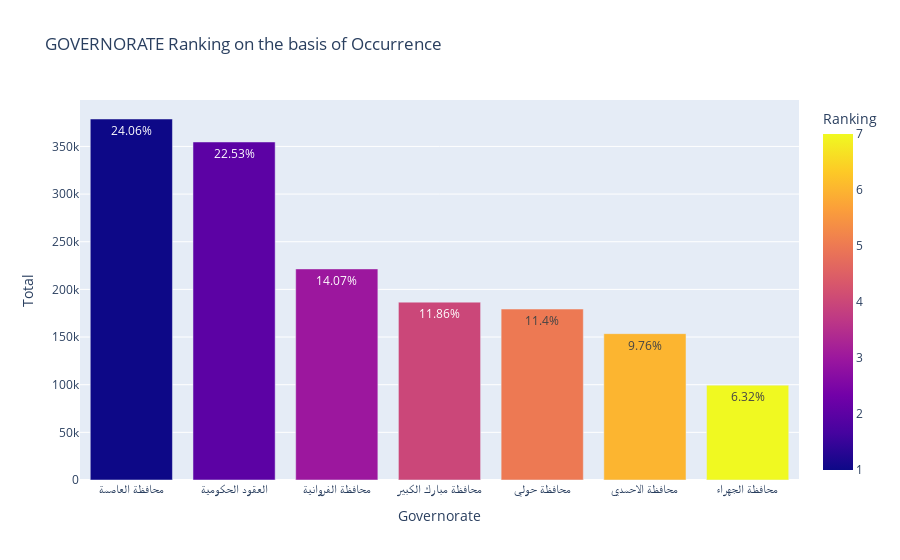

The notebook cell this image was saved under:
### Code cell
#hide_input
fig = px.bar(insight6,x="Governorate",y="Total",color="Ranking",text="Percentage",title = "GOVERNORATE Ranking on the basis of Occurrence")
fig.show()

### Figure 1 — Plotly figure (JSON) as saved in the notebook; plotly's stock layout.template omitted (floating-point values rounded to 4 significant figures)
{"data": [{"alignmentgroup": "True", "hovertemplate": "Governorate=%{x}<br>Total=%{y}<br>Percentage=%{text}<br>Ranking=%{marker.color}<extra></extra>", "legendgroup": "", "marker": {"color": [1, 2, 3, 4, 5, 6, 7], "coloraxis": "coloraxis"}, "name": "", "offsetgroup": "", "orientation": "v", "showlegend": false, "text": ["24.06%", "22.53%", "14.07%", "11.86%", "11.4%", "9.76%", "6.32%"], "textposition": "auto", "type": "bar", "x": ["محافظة العاصمة", "العقود الحكومية", "محافظة الفروانية", "محافظة مبارك الكبير", "محافظة حولي", "محافظة الاحمدي", "محافظة الجهراء"], "xaxis": "x", "y": [378777, 354674, 221482, 186621, 179403, 153552, 99531], "yaxis": "y"}], "layout": {"barmode": "relative", "coloraxis": {"colorbar": {"title": {"text": "Ranking"}}, "colorscale": [[0, "#0d0887"], [0.1111, "#46039f"], [0.2222, "#7201a8"], [0.3333, "#9c179e"], [0.4444, "#bd3786"], [0.5556, "#d8576b"], [0.6667, "#ed7953"], [0.7778, "#fb9f3a"], [0.8889, "#fdca26"], [1, "#f0f921"]]}, "legend": {"tracegroupgap": 0}, "title": {"text": "GOVERNORATE Ranking on the basis of Occurrence"}, "xaxis": {"anchor": "y", "domain": [0, 1], "title": {"text": "Governorate"}}, "yaxis": {"anchor": "x", "domain": [0, 1], "title": {"text": "Total"}}}}
